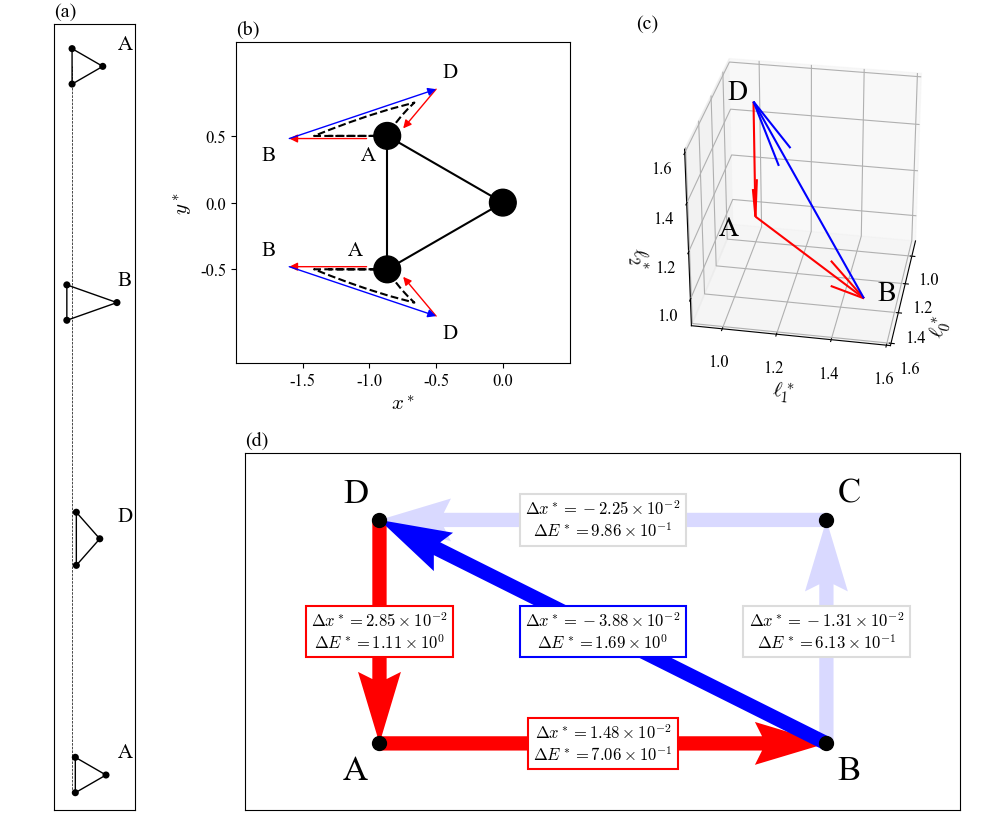

Source code (Python):
#!/usr/bin/env python3
import numpy as np
import pandas as pd
import matplotlib.pyplot as plt
from matplotlib.gridspec import GridSpec, GridSpecFromSubplotSpec
plt.rcParams['font.family'] = 'TImes New Roman'
plt.rcParams['mathtext.fontset'] = 'cm'
plt.rcParams['font.size'] = 12

from snapshot import drawSwimmer 
from deformation import drawDeformation
from arm_space_transition import drawArmSpaceTransition
from state_transition import drawStateTransition

def main():
    fig = plt.figure(figsize=(10, 11))
    gs_master = GridSpec(
            nrows=2,
            ncols=3,
            height_ratios=[1, 1],
            width_ratios=[1.0, 2.0, 2.0],
            )
    gs_master.update(left=0.01,right=0.97,top=0.99,bottom=0.01,wspace=0.3,hspace=0.2)
    
    gs0 = GridSpecFromSubplotSpec(nrows=2, ncols=1, subplot_spec=gs_master[:,0])
    ax0 = fig.add_subplot(gs0[:,:])
    
    gs12 = GridSpecFromSubplotSpec(nrows=1, ncols=2, subplot_spec=gs_master[0,1:], hspace=0.2)
    ax1 = fig.add_subplot(gs12[0])
    ax2 = fig.add_subplot(gs12[1], projection='3d')
    gs3 = GridSpecFromSubplotSpec(nrows=1, ncols=1, subplot_spec=gs_master[1,1:])
    ax3 = fig.add_subplot(gs3[:,:])

    df = pd.read_csv('../data/strategy_record/b_triangle_interval0.5_maxlength1.5.csv')
    """
    ax0
    """
    plot_time = {}
    plot_time['sync'] = [0.0, 0.5, 1.0, 1.5]
    for i in range(len(plot_time['sync'])):
        plot_time['sync'][i] += i * 30
    drawSwimmer(ax0, df, plot_time['sync'], ymin=0, ymax=12)
    ax0.set_title('(a)', loc='left')

    """
    ax1
    """
    drawDeformation(ax1, df)
    ax1.set_title('(b)', loc='left')

    """
    ax2
    """
    drawArmSpaceTransition(ax2)
    ax2.set_title('(c)', loc='left')

    """
    ax3
    """
    drawStateTransition(ax3)
    ax3.set_title('(d)', loc='left')

    # plt.show()
    fig.savefig('short_sync.pdf')



if __name__ == '__main__':
    main()
